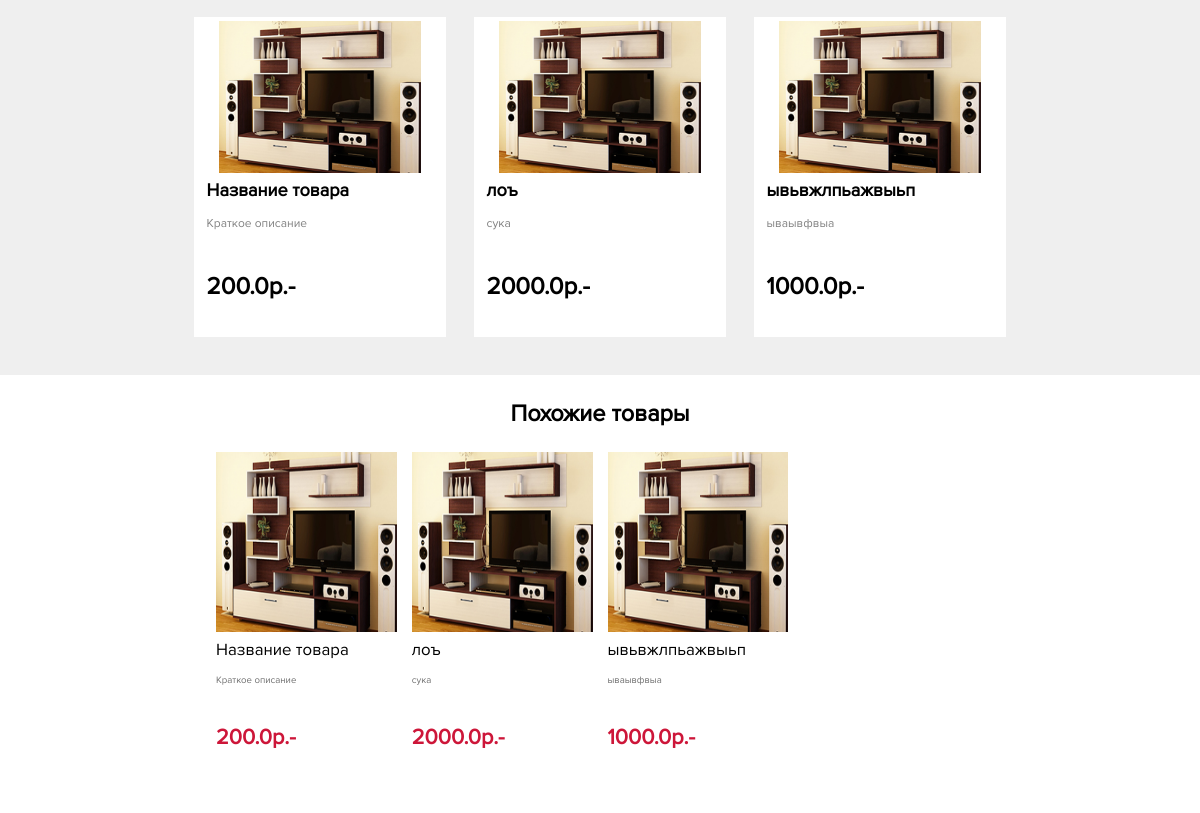
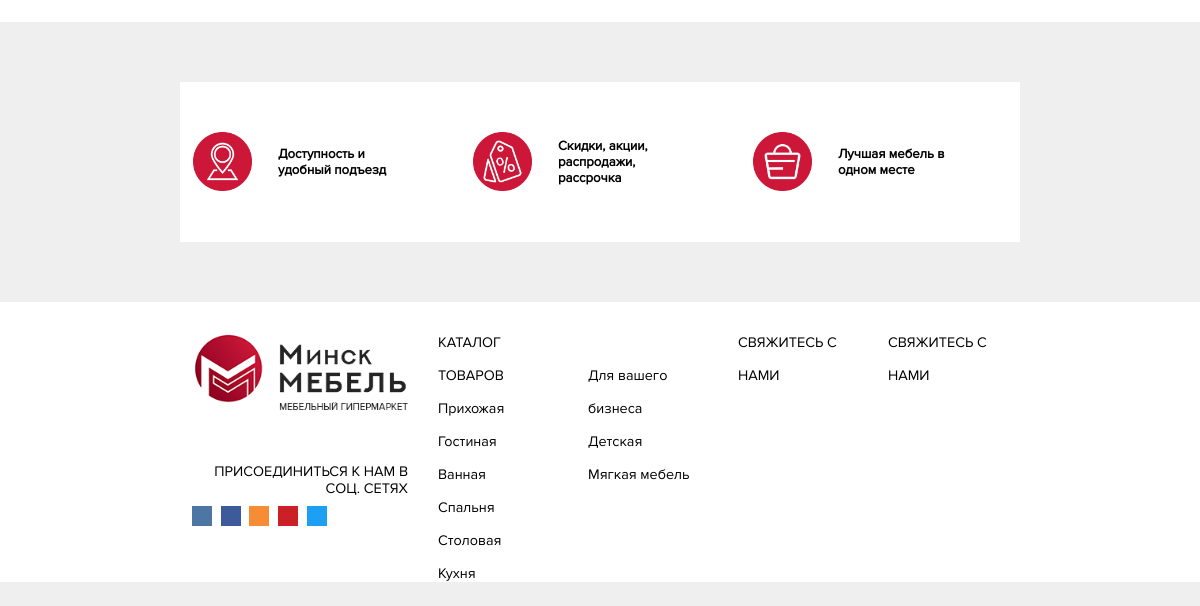
The app's page /catalog/collections/1/ (lower part), older data (2 pictures, top to bottom).
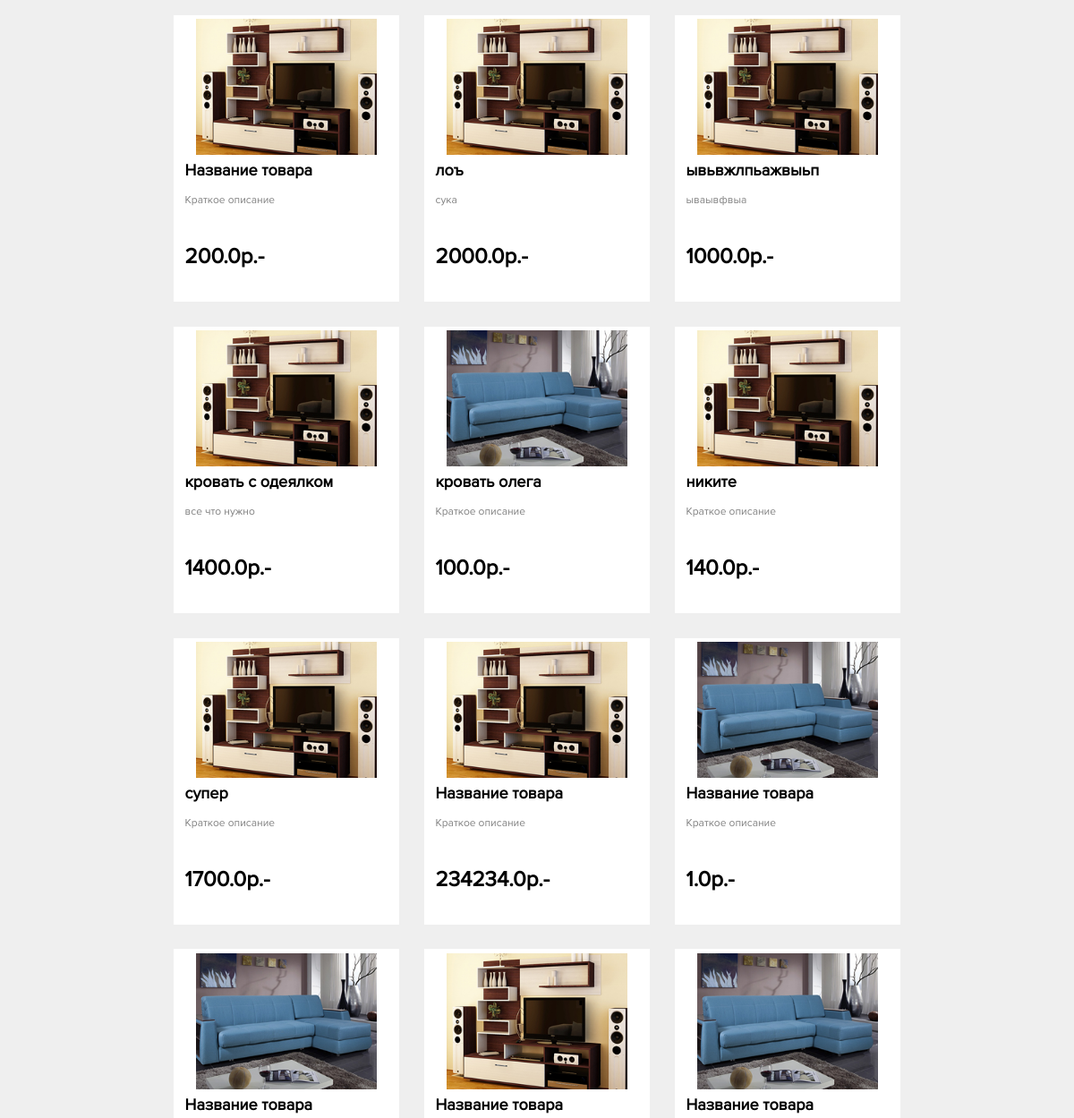
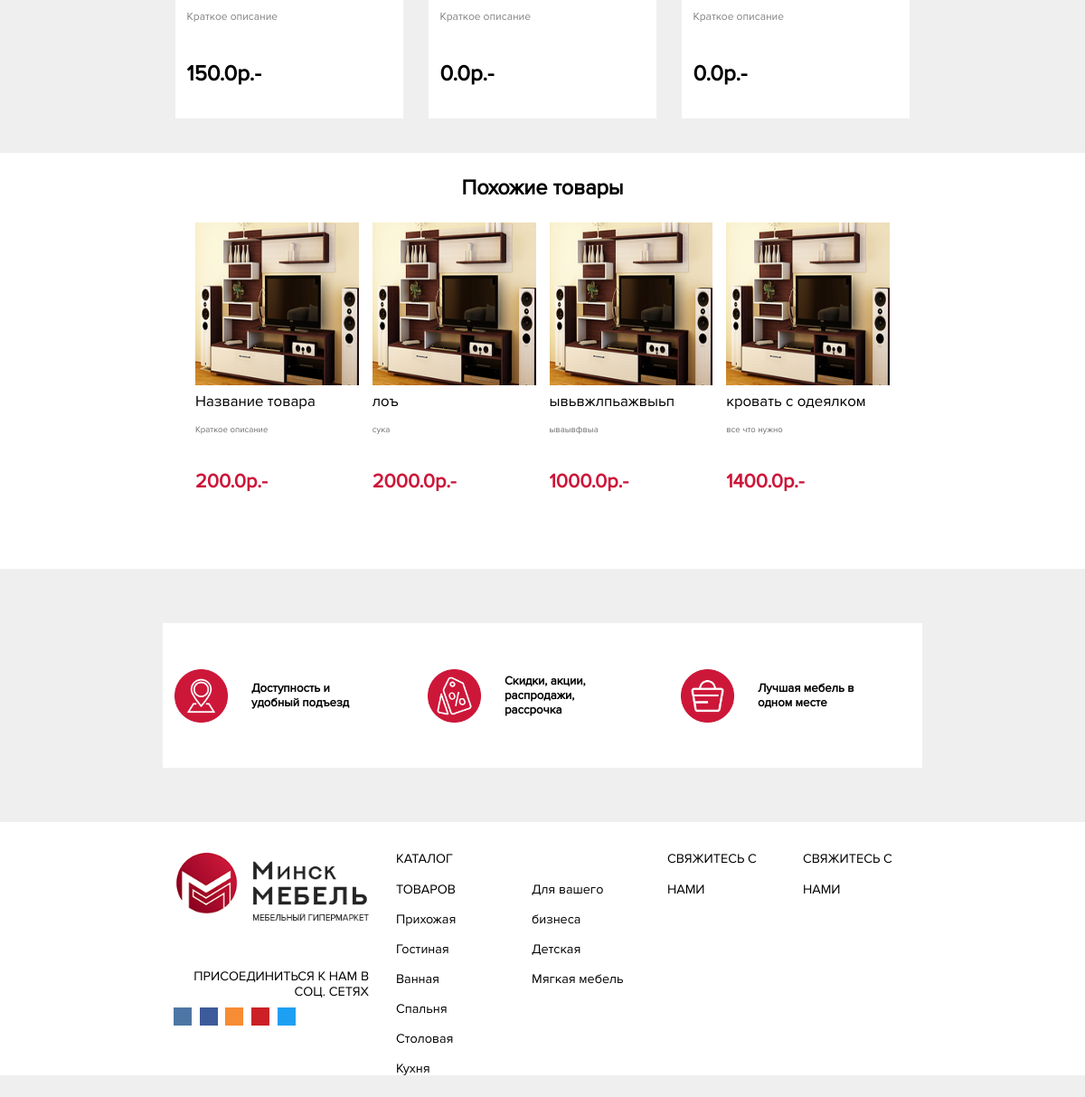
The same page, newer data (2 pictures, top to bottom).
### catalog/models.py (models this page shows, shortened)
class ShopItem(models.Model):
    ischeap = (
        ('1','да'),
        ('2', 'нет'),
    )
    categoryTemplate = (
        ('1', 'Мягкая мебель'),
        ('2', 'Гостиная'),
        ('3', 'Спальня'),
        ('4', 'Кухня'),
        ('5', 'Столовая'),
        ('6', 'Прихожая'),
        ('7', 'Ванная'),
        ('8', 'Детская'),
        ('9', 'Рабочий кабинет'),
    )
    title = models.CharField(default="Название товара",max_length=40)
    subtitle = models.CharField(default="Краткое описание",max_length=40)
    discriotion = models.TextField(default="Описание товара")
    price = models.FloatField(default=0.00)
    isdiscount = models.CharField("популярный?",max_length=3, choices=ischeap)
    seller = models.ForeignKey(shops, on_delete=models.CASCADE)
    Category = models.CharField("Категория",default='Мягкая мебель',max_length=20, choices=categoryTemplate)
    inCollection = models.ForeignKey(Collection, on_delete=models.CASCADE)
    image = models.ImageField(upload_to="",null=False, blank=True)
    image1 = models.ImageField(default=None,upload_to="",null=True, blank=True)
    image2 = models.ImageField(default=None,upload_to="",null=True, blank=True)
    image3 = models.ImageField(default=None,upload_to="",null=True, blank=True)
    image4 = models.ImageField(default=None,upload_to="",null=True, blank=True)
    image5 = models.ImageField(default=None,upload_to="",null=True, blank=True)
    image6 = models.ImageField(default=None,upload_to="",null=True, blank=True)
    image7 = models.ImageField(default=None,upload_to="",null=True, blank=True)
    image8 = models.ImageField(default=None,upload_to="",null=True, blank=True)

### catalog/views.py (the view)
# urls.py: re_path(r'^collections/(?P<number>[0-9]+)/', views.collection),
def collection(request, number):
    item = models.Collection.objects.get(id=number)
    inCollection1 = models.ShopItem.objects.filter(inCollection=item)
    SimularItems = models.ShopItem.objects.filter(Category=item.Category)
    context = {'items': inCollection1, 'item':item, 'SimularItems' : SimularItems}
    return render(request, 'collection.html', context)

### catalog/templates/collection.html (shortened to what this page needs)
<html>
<head>
    {% load staticfiles %}
    <link rel='stylesheet prefetch' href='https://cdnjs.cloudflare.com/ajax/libs/Swiper/4.0.7/css/swiper.min.css'>
  <link rel="stylesheet" type="text/css" href="{% static 'style.css' %}">
    <link rel="stylesheet" type="text/css" href="{% static 'css/style_index.css' %}">
    <link rel="stylesheet" type="text/css" href="{% static 'style_page.css' %}">
    <link rel="stylesheet"  href="{% static 'lightslider.css' %}"/>
    <link rel="stylesheet"  href="{% static 'slider2.css' %}"/>
</head>
<body>
  <div class="collection">
    <div class="tovar">
        {% for objj in items %}
        <div class="item">
        <div class="content">
          <div class="image" style="background-image: url({{objj.image.url}});"></div>
          <div class="name"> <a href="/catalog/{{objj.id}}/" style="text-decoration: none; color: black">{{objj.title}}</a></div>
          <div class="more">{{objj.subtitle}}</div>
          <div class="price">{{objj.price}}р.-</div>
        </div>
      </div>
       {% endfor %}
    </div>
  </div>
  <products style="background-color: white; margin-top:2%">
    <div style="font-family: Proxima; font-size: 1.95vw; text-align: center;padding-top: 2%;padding-bottom: 2%;font-weight: bold">Похожие товары</div>
    <div class="slider2">
      <div class="contrs left" onclick="next()"></div>
    <div class="contrs right" onclick="prev()"></div>
     <ul id="content-slider" class="content-slider">
               {% for objj in SimularItems %}
               <div>
                  <li class="listitem" >
                  <div class="contentslider2">
                      <div class="image" style="background-image: url({{objj.image.url}});"></div>
                      <div style="display:table; height: 10%">
                        <div class="name">
                          <a href="/catalog/{{objj.id}}/" style="text-decoration: none; color: black">{{objj.title}}</a>
                        </div>
                      </div>
                      <div style="display:table; height: 7%">
                        <div class="more">
                            {{objj.subtitle}}
                        </div>
                      </div>
                      <div style="display:table; height: 16%">
                        <div class="price">
                          {{objj.price}}р.-
                        </div>
                      </div>
                  </div>
                </li>
            </div>
         {% endfor %}
            </ul>
    </div>
  </products>
<div class="plus">
  <div class="content">
    <div class="image" style="background-image: url({% static 'img/geo.png' %});"></div>
    <div class="text">
      <div class="content">
        <div class="name">Доступность и удобный подъезд</div>
      </div>
    </div>
  </div>
  <div class="content">
    <div class="image" style="background-image: url({% static 'img/sale.png' %});"></div>
    <div class="text">
      <div class="content">
        <div class="name">Скидки, акции, распродажи, рассрочка</div>
      </div>
    </div>
  </div>
  <div class="content">
    <div class="image" style="background-image: url({% static 'img/shop.png' %});"></div>
    <div class="text">
      <div class="content">
        <div class="name">Лучшая мебель в одном месте</div>
      </div>
    </div>
  </div>
</div>
{% block footer %}
  {% include "footer.html" %}
{% endblock %}
</body>
</html>

Row changes from the older to the newer data that the page shows:
added ShopItem: image (picture), title "кровать с одеялком", subtitle "все что нужно", price "1400.0"
added ShopItem: image (picture), title "кровать олега", subtitle "Краткое описание", price "100.0"
added ShopItem: image (picture), title "никите", subtitle "Краткое описание", price "140.0"
added ShopItem: image (picture), title "супер", subtitle "Краткое описание", price "1700.0"
added ShopItem: image (picture), title "Название товара", subtitle "Краткое описание", price "234234.0"
added ShopItem: image (picture), title "Название товара", subtitle "Краткое описание", price "1.0"
added ShopItem: image (picture), title "Название товара", subtitle "Краткое описание", price "150.0"
added ShopItem: image (picture), title "Название товара", subtitle "Краткое описание", price "0.0"
added ShopItem: image (picture), title "Название товара", subtitle "Краткое описание", price "0.0"
